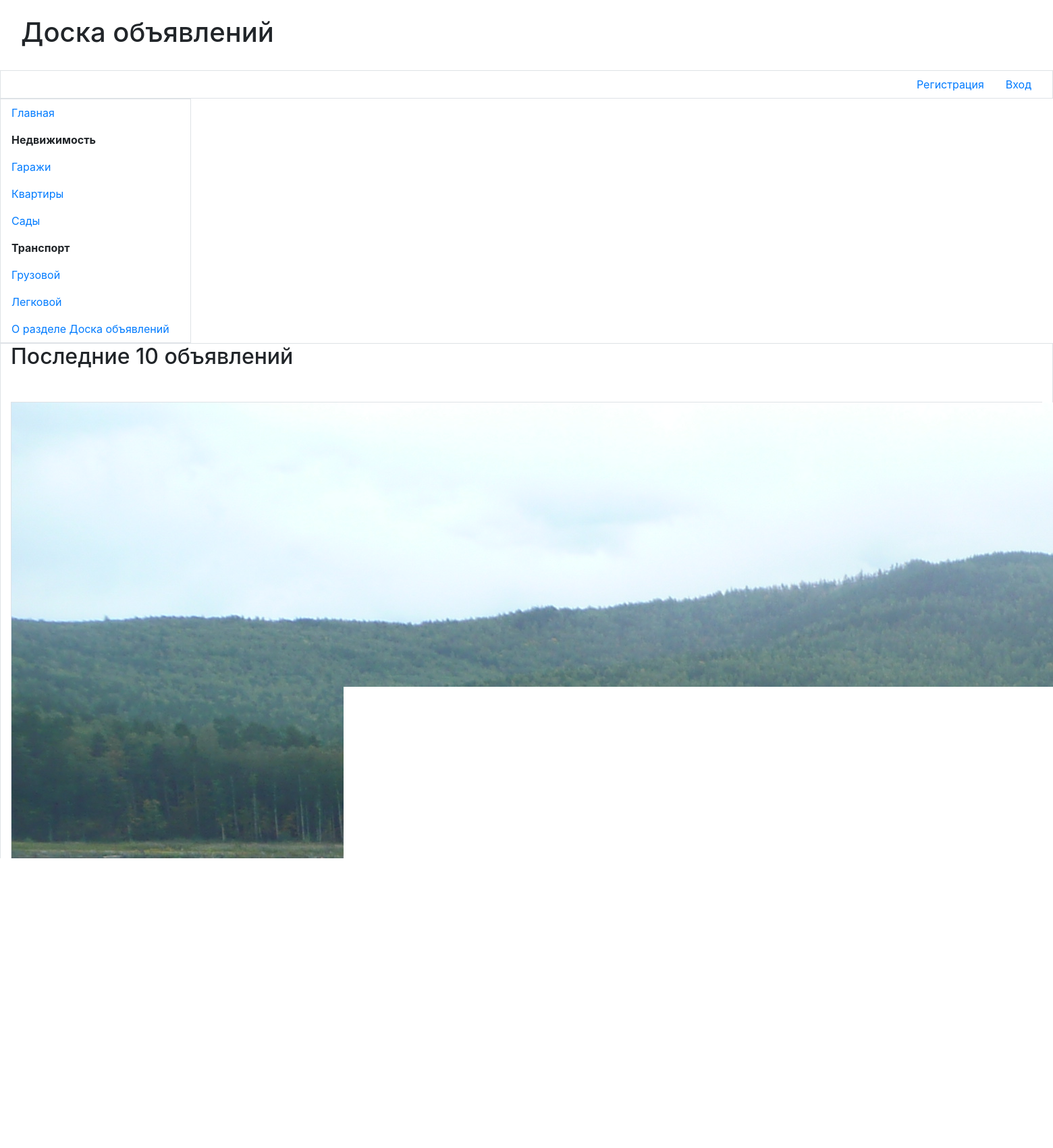
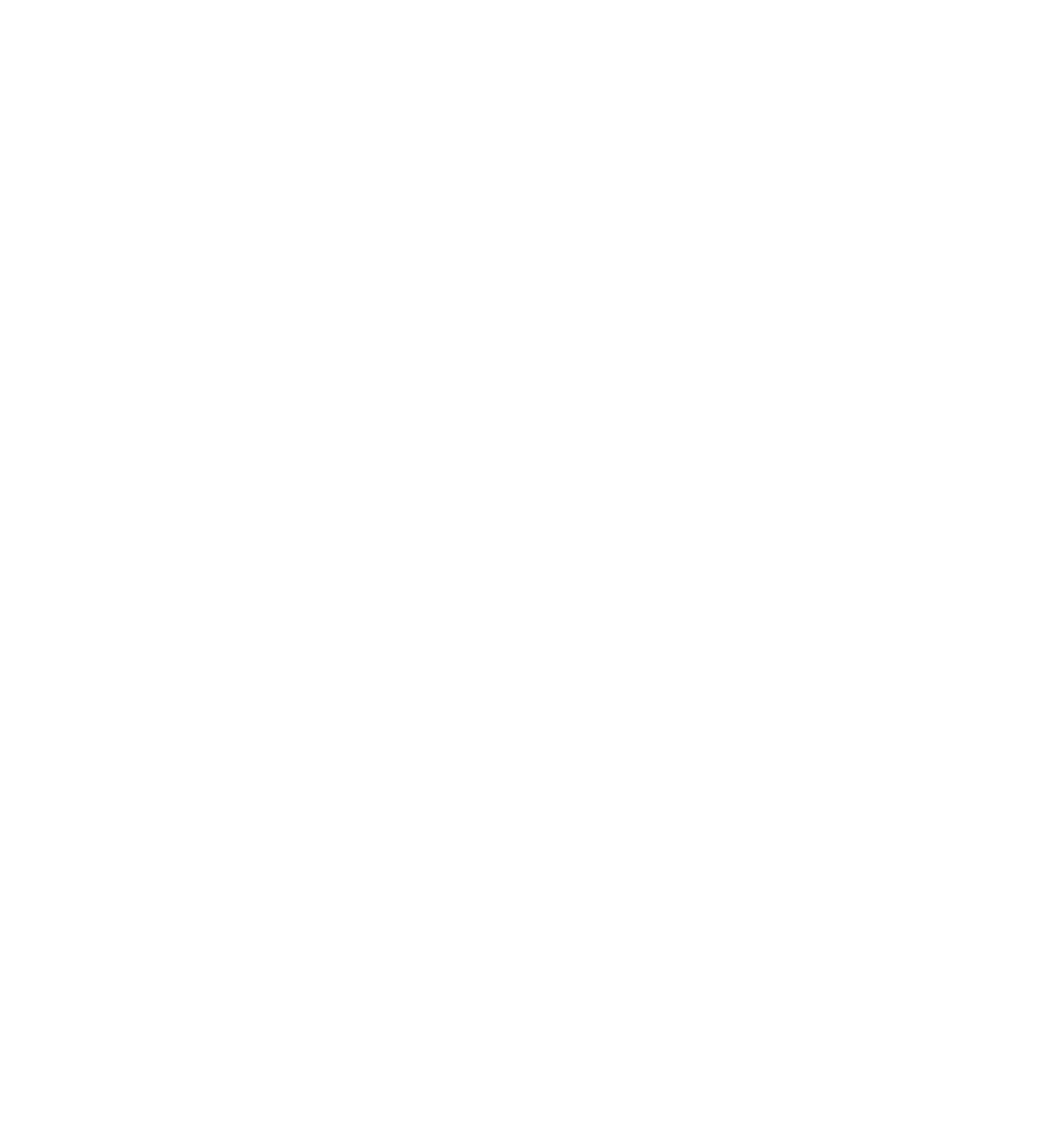
/bboard/ (upper part), run on the app's committed database (2 pictures, top to bottom).
### myfirst/apps/bboard/models.py (models this page shows, shortened)
class Rubric(models.Model):
    name=models.CharField(max_length=20,db_index=True,unique=True,
    verbose_name='Название')
    order=models.SmallIntegerField(default=0, db_index=True,
    verbose_name='Порядок')
    super_rubric=models.ForeignKey('SuperRubric', on_delete=models.PROTECT,
    null=True,blank=True,verbose_name='Надрубрика')

class Bb(models.Model):
    rubric=models.ForeignKey(SubRubric, on_delete=models.PROTECT,
           verbose_name='Рубрика')
    title=models.CharField(max_length=40, verbose_name='Товар')
    content=models.TextField(verbose_name='Oпиcaниe')
    price = models.FloatField(default=0,verbose_name='Цeнa')
    contacts =models.TextField(verbose_name='Koнтaкты')
    image =models.ImageField(blank=True,upload_to=get_timestamp_path,
            verbose_name='Изображение')
    author = models.ForeignKey(AdvUser, on_delete=models.CASCADE,
            verbose_name='Aвтop объявления')
    is_active = models.BooleanField(default=True, db_index=True,
            verbose_name='Выводить в списке?')
    created_at=models.DateTimeField(auto_now_add=True,db_index=True,
            verbose_name='Опубликовано')
    class Meta:
        verbose_name_plural ='Объявления'
        verbose_name ='Объявление'
        ordering=['-created_at']

### myfirst/apps/bboard/views.py (the view)
# urls.py: path('', views.index, name='index'),
def index(request):
    bbs=Bb.objects.filter(is_active=True)[:10]
    context={'bbs':bbs}
    return render(request, 'bboard/index.html',context)

### myfirst/apps/bboard/models.py (called while the page is built)
    def get_queryset(self):
        return super().get_queryset().filter(super_rubric__isnull=False)

### myfirst/templates/bboard/index.html (shortened to what this page needs)
﻿{% extends "basic.html" %}
{% load thumbnail %}
{% load static %}
{% load bootstrap4 %}
{% block content %}
<h2>Последние 10 oбъявлений</h2>
{% if bbs %}
<ul class="list-unstyled">
{% for bb in bbs %}
	<li class="media my-5 р-3 border">
		<a href="{% url 'bboard:detail' rubric_pk=0 pk=bb.pk %}{{ all }}">
        {% if bb.image %}
        <img class="mr-3" src="{% thumbnail bb.image 'default' %}">
        {% else %}
        <img class="mr-3" src="{% static 'bboard/empty.jpg' %}">
       {% endif %}
       </a>
    </li>
{% endfor %}
</ul>
{% endif %}
{% endblock %}

### myfirst/templates/basic.html (shortened to what this page needs)
{% load bootstrap4 %}
{% load static %}
<!DOCTYPE html>
<html>
	<head>
		{% bootstrap_css %}
		<link rel="stylesheet" type="text/css"
		href="{% static 'bboard/style.css' %}">
	</head >
	<body class="container-fluid">
	<header class="mb-4">
		<div class="media">
			<div class="media-body">
				<h1 class="display-5">Доска объявлений</h1>
			</div>
		</div>
	</header>
		<div class="row">
			<ul class="col nav justify-content-end border">
				<li class= "nav-item"> <a class="nav-link" href="{% url 'bboard:register' %}">Регистрация</a></li>
				{% if user.is_authenticated %}
				<li class="nav-item dropdown" style="width:150px;">
					<a class="nav-link dropdown-toggle" data-toggle="dropdown"
					href="#" role="button" aria-haspopup="true"
					aria-expanded="false" >         Профиль           </a>
					<div class="dropdown-menu">
					<a class="dropdown-item" href="{% url 'bboard:profile' %}">Moи объявления</a>
					<a class="dropdown-item" href="{% url 'bboard:profile_change' %}">Изменить данные</a>
					<a class="dropdown-item" href="{% url 'bboard:password_change' %}">Изменить пароль</a>
					<div class="dropdown-divider"></div>
					<a class="dropdown-item" href="{% url 'bboard:logout' %}">Выйти</a>
					<div class="dropdown-divider"></div>
					<a class="dropdown-item" href="{% url 'bboard:profile_delete' %}">Удалить</a>
					</div>
				</li>
				{% else %}
				<li class="nav-item"><a class="nav-link" href="{% url 'bboard:login' %}">Bxoд</a></li>
				{% endif %}
			</ul>
		</div>
		<div class="row">
			<nav class="col-md-auto nav flex-column border">
				<a class="nav-link root"
				href="{% url 'main:index' %}">Главная</a>
				{% for rubric in rubrics %}
				{% ifchanged rubric.super_rubric.pk %}
				<span class="nav-link root font-weight-bold">
				{{ rubric.super_rubric.name }}</span>
				{% endifchanged %}
				<a class="nav-link" href="{% url 'bboard:by_rubric' pk=rubric.pk %}">{{rubric.name}}</a>
				{% endfor %}
				<a class="nav-link root" href="{% url 'bboard:other' page='about' %}">О разделе Доска объявлений</a>
			</nav>
			<section class="col border ру-2">
				{% block content %}
				{% endblock %}
			</section>
		</div>
	</body>
</html>

### myfirst/apps/main/static/bboard/style.css (style rules this page uses)
.root { gfont-size: larger; }

### data on the page
Rubric: super_rubric.name "Недвижимость", name "Гаражи"
Rubric: name "Квартиры"
Rubric: name "Сады"
Rubric: super_rubric.name "Транспорт", name "Грузовой"
Rubric: name "Легковой"
Bb: image (picture)
Bb: image (picture)
